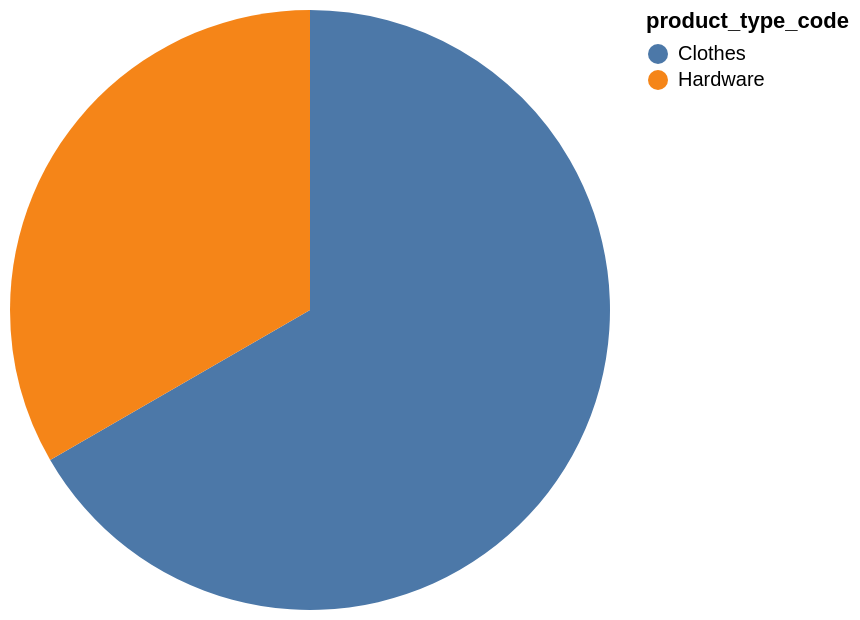

Here is the Vega-Lite specification saved for this chart:
### Vega-Lite specification from a JSON file in a GitHub repository (floating-point values rounded to 4 significant figures)
{"data": {"values": [{"x_data": "Clothes", "y_data": 2}, {"x_data": "Hardware", "y_data": 1}]}, "mark": "arc", "encoding": {"theta": {"field": "y_data", "type": "quantitative", "title": "COUNT(product_type_code)"}, "color": {"field": "x_data", "type": "nominal", "title": "product_type_code"}}}
